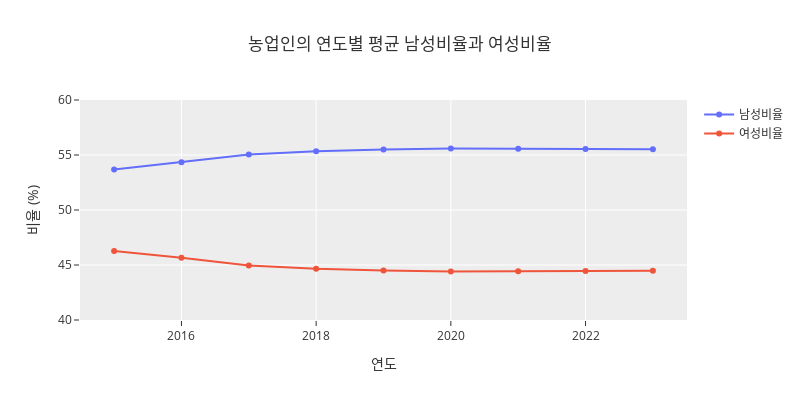

Notebook code for this chart:
### Code cell
df_avg = df_all.groupby('연도').agg({
    '남성비율': 'mean',
    '여성비율': 'mean'
}).reset_index()
fig = px.line(df_avg, x='연도', y=['남성비율', '여성비율'],
              title='농업인의 연도별 평균 남성비율과 여성비율',
              labels={'연도': '연도', 'value': '비율 (%)'},
              markers=True,
             width=800,height=400)
fig.update_layout(showlegend=True,legend_title_text="" ,
                  yaxis=dict(
                    range=[40, 60]  
    ),template='ggplot2')
fig

### Figure 1 — Plotly figure (JSON) as saved in the notebook; plotly's stock layout.template omitted (floating-point values rounded to 4 significant figures)
{"data": [{"hovertemplate": "variable=남성비율<br>연도=%{x}<br>비율 (%)=%{y}<extra></extra>", "legendgroup": "남성비율", "line": {"color": "#636efa", "dash": "solid"}, "marker": {"symbol": "circle"}, "mode": "markers+lines", "name": "남성비율", "orientation": "v", "showlegend": true, "type": "scatter", "x": [2015, 2016, 2017, 2018, 2019, 2020, 2021, 2022, 2023], "xaxis": "x", "y": [53.68, 54.35, 55.05, 55.35, 55.51, 55.59, 55.56, 55.56, 55.52], "yaxis": "y"}, {"hovertemplate": "variable=여성비율<br>연도=%{x}<br>비율 (%)=%{y}<extra></extra>", "legendgroup": "여성비율", "line": {"color": "#EF553B", "dash": "solid"}, "marker": {"symbol": "circle"}, "mode": "markers+lines", "name": "여성비율", "orientation": "v", "showlegend": true, "type": "scatter", "x": [2015, 2016, 2017, 2018, 2019, 2020, 2021, 2022, 2023], "xaxis": "x", "y": [46.28, 45.65, 44.95, 44.65, 44.49, 44.41, 44.44, 44.44, 44.48], "yaxis": "y"}], "layout": {"height": 400, "legend": {"title": {"text": ""}, "tracegroupgap": 0}, "showlegend": true, "title": {"text": "농업인의 연도별 평균 남성비율과 여성비율"}, "width": 800, "xaxis": {"anchor": "y", "autorange": true, "domain": [0, 1], "range": [2014.0, 2024.0], "title": {"text": "연도"}, "type": "linear"}, "yaxis": {"anchor": "x", "domain": [0, 1], "range": [40, 60], "title": {"text": "비율 (%)"}, "type": "linear"}}}
